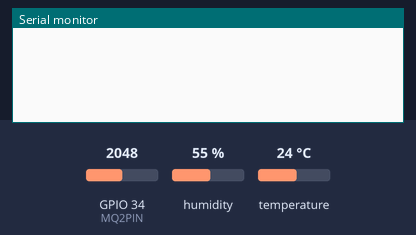
Simulated run of this program. Board: ESP32. Shown: the last lines printed to the serial monitor. Inputs (shaded band) come from the test bench; at power-on: humidity 55 %, GPIO 34 (MQ2PIN) = 2048, temperature 24 °C. WiFi joins after 1.5 s; servers stay silent unless stated.

Above: at 3.0 s.
3.1 s: humidity set to 22 %
At 4.9 s:
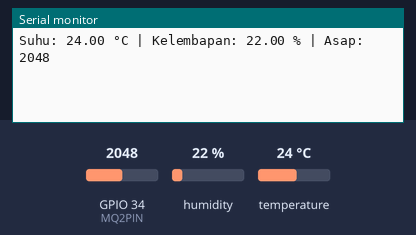
7.3 s: GPIO 34 (MQ2PIN) set to 2866
At 8.6 s:
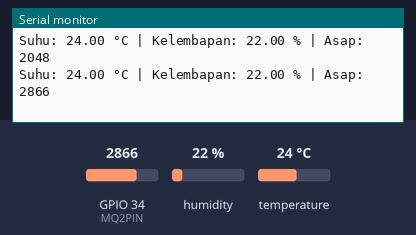
8.8 s: temperature set to 12 °C
At 10.2 s:
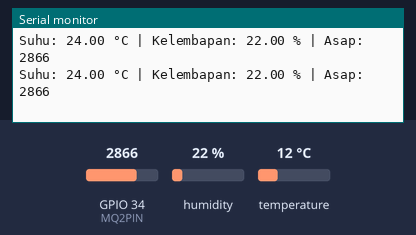
10.3 s: GPIO 34 (MQ2PIN) set to 3603
11.8 s: humidity set to 40 %
At 12.1 s:
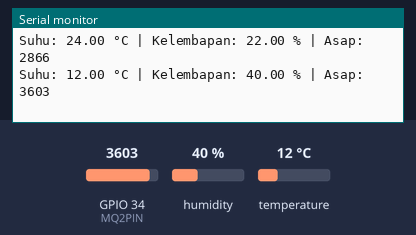
Timing chart, 0 to 14.3 s (numbered marks = the images above; inputs shaded):
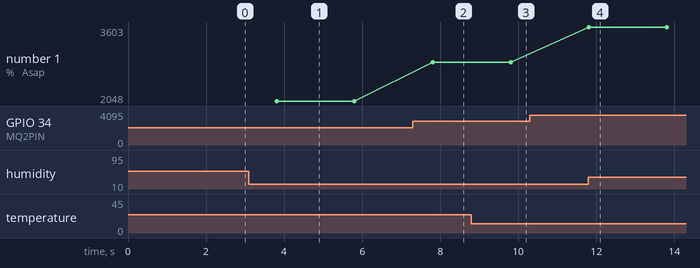

Measured:
- after the input at 3.1 s, the serial monitor: prints a new line after 0.71 s (image 1)
- after the input at 7.3 s, the serial monitor: prints a new line after 0.51 s (image 2)
- after the input at 11.8 s, the serial monitor: prints a new line at once (image 4)
- plotted number 1: 2048 → 2866 after the input at 7.3 s

The program:

main.cpp
```cpp
#define BLYNK_TEMPLATE_ID "TMPL6dvAB55MP"
#define BLYNK_TEMPLATE_NAME "ESP32 IoT UTS"
#define BLYNK_AUTH_TOKEN "MfMmBSlt1STlUFyuFwnffvrYtRKDs6Q8"

#include <WiFi.h>
#include <BlynkSimpleEsp32.h>
#include "DHT.h"

#define DHTPIN 15
#define DHTTYPE DHT22
#define MQ2PIN 34

char ssid[] = "Wokwi-GUEST";
char pass[] = "";

DHT dht(DHTPIN, DHTTYPE);
BlynkTimer timer;

void sendSensorData() {
  float temp = dht.readTemperature();
  float hum = dht.readHumidity();
  int gasValue = analogRead(MQ2PIN);

  if (isnan(temp) || isnan(hum)) {
    Serial.println("Failed to read from DHT sensor!");
    return;
  }

  // Kirim ke Blynk
  Blynk.virtualWrite(V0, temp);     // suhu
  Blynk.virtualWrite(V1, hum);      // kelembaban
  Blynk.virtualWrite(V2, gasValue); // gas/asap

  // Tampilkan ke Serial Monitor
  Serial.print("Suhu: ");
  Serial.print(temp);
  Serial.print(" °C | Kelembapan: ");
  Serial.print(hum);
  Serial.print(" % | Asap: ");
  Serial.println(gasValue);
}

void setup() {
  Serial.begin(115200);
  dht.begin();
  Blynk.begin(BLYNK_AUTH_TOKEN, ssid, pass);
  timer.setInterval(2000L, sendSensorData);
}

void loop() {
  Blynk.run();
  timer.run();
}
```
